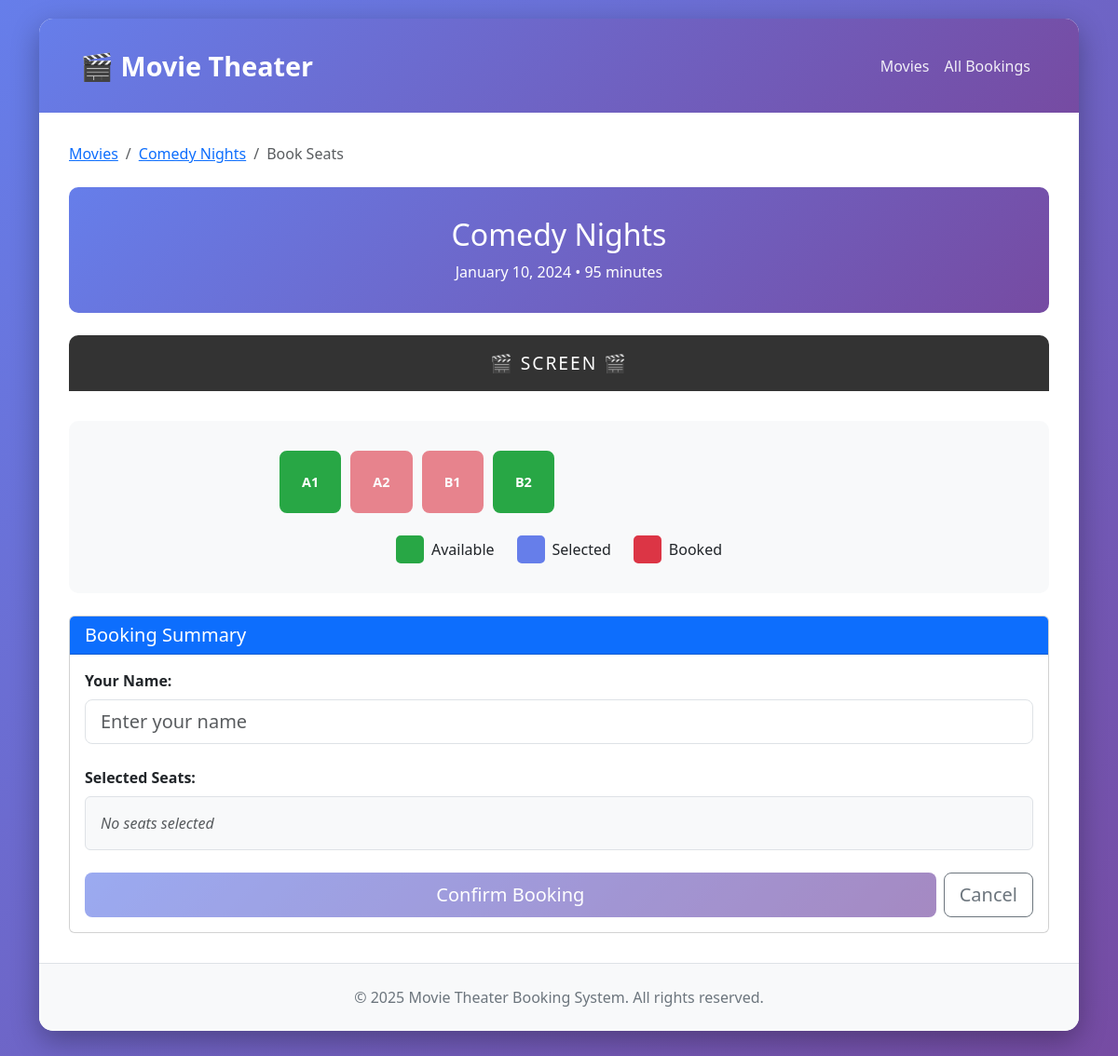
The app's page /movie/2/book/ with its own data.
### booking/models.py (models this page shows, shortened)
class Movie(models.Model):
    title = models.CharField(max_length=200)
    description = models.TextField()
    release_date = models.DateField()
    duration = models.IntegerField(help_text="Duration in minutes")
    class Meta:
        ordering = ['-release_date']

class Seat(models.Model):
    seat_number = models.CharField(max_length=10, unique=True)
    is_booked = models.BooleanField(default=False)
    class Meta:
        ordering = ['seat_number']

### booking/template_views.py (the view, shortened to what this page needs)
# urls.py: path('movie/<int:movie_id>/book/', template_views.seat_booking, name='seat_booking'),
def seat_booking(request, movie_id):
    movie = get_object_or_404(Movie, pk=movie_id)
    all_seats = Seat.objects.all().order_by('seat_number')
    booked_seats = Booking.objects.filter(movie=movie).values_list('seat_id', flat=True)
    return render(request, 'booking/seat_booking.html', {
        'movie': movie,
        'all_seats': all_seats,
        'booked_seat_ids': list(booked_seats)
    })

### booking/templates/booking/seat_booking.html (shortened to what this page needs)
{% extends 'booking/base.html' %}
{% block content %}
<nav aria-label="breadcrumb" class="mb-4">
    <ol class="breadcrumb">
        <li class="breadcrumb-item"><a href="{% url 'movie_list' %}">Movies</a></li>
        <li class="breadcrumb-item"><a href="{% url 'movie_detail' movie.id %}">{{ movie.title }}</a></li>
        <li class="breadcrumb-item active">Book Seats</li>
    </ol>
</nav>
<div class="movie-banner mb-4">
    <h1 class="h2 mb-2">{{ movie.title }}</h1>
    <p class="mb-0">{{ movie.release_date|date:"F d, Y" }} • {{ movie.duration }} minutes</p>
</div>
<div class="theater-screen">
    🎬 SCREEN 🎬
</div>
<div class="seat-map mb-4">
    <div class="seat-grid mb-4">
        {% for seat in all_seats %}
            <div class="seat {% if seat.id in booked_seat_ids %}booked{% else %}available{% endif %}"
                 data-seat-id="{{ seat.id }}"
                 data-seat-number="{{ seat.seat_number }}">
                {{ seat.seat_number }}
            </div>
        {% endfor %}
    </div>
    <div class="d-flex justify-content-center gap-4 flex-wrap">
        <div class="d-flex align-items-center">
            <span class="legend-box available"></span>
            <span>Available</span>
        </div>
        <div class="d-flex align-items-center">
            <span class="legend-box selected"></span>
            <span>Selected</span>
        </div>
        <div class="d-flex align-items-center">
            <span class="legend-box booked"></span>
            <span>Booked</span>
        </div>
    </div>
</div>
<div class="card">
    <div class="card-header bg-primary text-white">
        <h2 class="h5 mb-0">Booking Summary</h2>
    </div>
    <div class="card-body">
        <form method="post" id="booking-form">
            <div class="mb-4">
                <label for="guest-name" class="form-label fw-bold">Your Name:</label>
                <input type="text" class="form-control form-control-lg" id="guest-name"
                       name="guest_name" placeholder="Enter your name" required>
            </div>
            <div class="mb-4">
                <label class="form-label fw-bold">Selected Seats:</label>
                <div id="selected-seats-display" class="border rounded p-3 bg-light">
                    <span class="text-muted fst-italic">No seats selected</span>
                </div>
            </div>
            <div class="d-grid gap-2 d-md-flex">
                <button type="submit" class="btn btn-primary btn-lg flex-grow-1" id="confirm-booking-btn" disabled>
                    Confirm Booking
                </button>
                <a href="{% url 'movie_list' %}" class="btn btn-outline-secondary btn-lg">Cancel</a>
            </div>
        </form>
    </div>
</div>
{% endblock %}

### booking/templates/booking/base.html (style rules this page uses)
:root { --primary-gradient: linear-gradient(135deg, #667eea 0%, #764ba2 100%); }
body { background: linear-gradient(135deg, #667eea 0%, #764ba2 100%); min-height: 100vh; padding-bottom: 30px; }
.btn-primary { background: linear-gradient(135deg, #667eea 0%, #764ba2 100%); border: none; }

### booking/templates/booking/seat_booking.html (style rules this page uses)
.movie-banner { background: linear-gradient(135deg, #667eea 0%, #764ba2 100%); color: white; padding: 2rem; border-radius: 10px; text-align: center; }
.theater-screen { background: #333; color: white; text-align: center; padding: 1rem; border-radius: 10px 10px 0 0; font-size: 1.2rem; letter-spacing: 2px; margin-bottom: 2rem; }
.seat-map { background: #f8f9fa; padding: 2rem; border-radius: 10px; }
.seat-grid { display: grid; grid-template-columns: repeat(auto-fill, minmax(60px, 1fr)); gap: 10px; max-width: 600px; margin: 0 auto; }
.seat { aspect-ratio: 1; border: 2px solid #667eea; border-radius: 8px; background: white; cursor: pointer; display: flex; align-items: center; justify-content: center; font-weight: bold; transition: all 0.3s; font-size: 0.9rem; }
.seat.available { background: #28a745; color: white; border-color: #28a745; }
.seat.booked { background: #dc3545; color: white; border-color: #dc3545; cursor: not-allowed; opacity: 0.6; }
.legend-box { width: 30px; height: 30px; border-radius: 5px; border: 2px solid; display: inline-block; margin-right: 0.5rem; }
.legend-box.available { background: #28a745; border-color: #28a745; }
.legend-box.selected { background: #667eea; border-color: #667eea; }
.legend-box.booked { background: #dc3545; border-color: #dc3545; }

### records on screen
Movie: title "Comedy Nights", release_date "January 10, 2024", duration "95"
Seat: seat_number "A1"
Seat: seat_number "A2"
Seat: seat_number "B1"
Seat: seat_number "B2"
